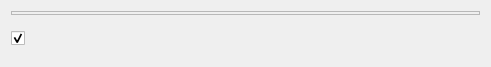
<?xml version="1.0" encoding="UTF-8"?>
<ui version="4.0">
 <class>StatisticalReport</class>
 <widget class="QDialog" name="StatisticalReport">
  <property name="geometry">
   <rect>
    <x>0</x>
    <y>0</y>
    <width>491</width>
    <height>67</height>
   </rect>
  </property>
  <property name="sizePolicy">
   <sizepolicy hsizetype="Expanding" vsizetype="Preferred">
    <horstretch>0</horstretch>
    <verstretch>0</verstretch>
   </sizepolicy>
  </property>
  <property name="windowTitle">
   <string>Welcome to UGENE 1.16</string>
  </property>
  <layout class="QVBoxLayout" name="verticalLayout">
   <item>
    <widget class="QFrame" name="frame">
     <property name="frameShape">
      <enum>QFrame::StyledPanel</enum>
     </property>
     <property name="frameShadow">
      <enum>QFrame::Raised</enum>
     </property>
     <layout class="QVBoxLayout" name="frameLayout">
      <property name="spacing">
       <number>0</number>
      </property>
      <property name="leftMargin">
       <number>0</number>
      </property>
      <property name="topMargin">
       <number>0</number>
      </property>
      <property name="rightMargin">
       <number>0</number>
      </property>
      <property name="bottomMargin">
       <number>0</number>
      </property>
     </layout>
    </widget>
   </item>
   <item>
    <layout class="QHBoxLayout" name="horizontalLayout">
     <property name="topMargin">
      <number>10</number>
     </property>
     <property name="bottomMargin">
      <number>10</number>
     </property>
     <item>
      <widget class="QCheckBox" name="chkStat">
       <property name="text">
        <string/>
       </property>
       <property name="checked">
        <bool>true</bool>
       </property>
      </widget>
     </item>
     <item>
      <widget class="QLabel" name="lblStat">
       <property name="sizePolicy">
        <sizepolicy hsizetype="MinimumExpanding" vsizetype="Fixed">
         <horstretch>0</horstretch>
         <verstretch>0</verstretch>
        </sizepolicy>
       </property>
       <property name="layoutDirection">
        <enum>Qt::RightToLeft</enum>
       </property>
       <property name="text">
        <string/>
       </property>
       <property name="scaledContents">
        <bool>false</bool>
       </property>
       <property name="wordWrap">
        <bool>false</bool>
       </property>
      </widget>
     </item>
    </layout>
   </item>
  </layout>
 </widget>
 <resources/>
 <connections/>
</ui>
